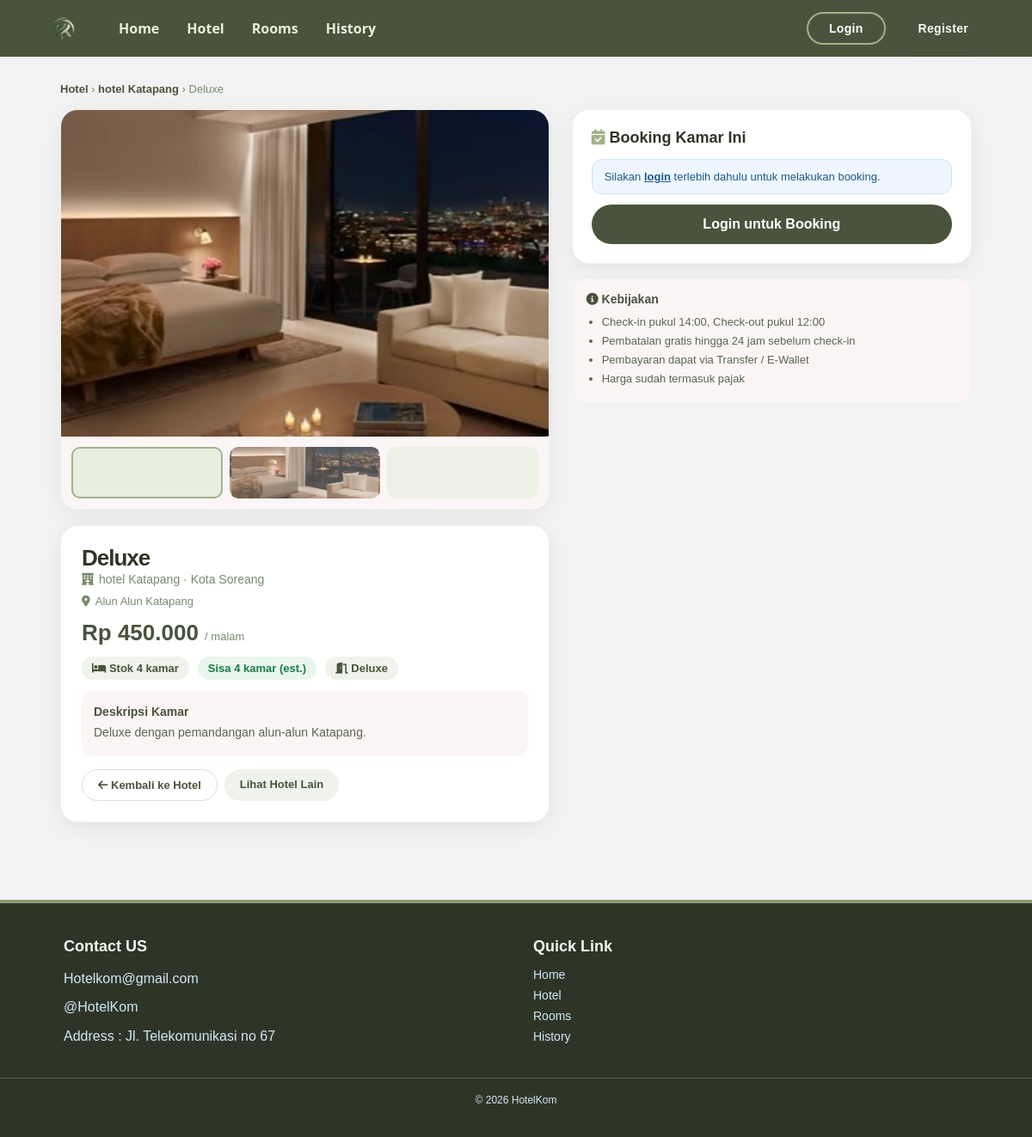
Page /room_detail.php?id=5 on the committed database.
### tables this page shows
CREATE TABLE `rooms` (
  `id_kamar` int(11) NOT NULL,
  `id_hotel` int(11) DEFAULT NULL,
  `tipe_kamar` varchar(50) NOT NULL,
  `harga_per_malam` decimal(10,2) NOT NULL,
  `stok_kamar` int(11) NOT NULL,
  `deskripsi_kamar` text DEFAULT NULL
);

CREATE TABLE `hotels` (
  `id_hotel` int(11) NOT NULL,
  `nama_hotel` varchar(100) NOT NULL,
  `alamat` text NOT NULL,
  `kota` varchar(50) NOT NULL,
  `deskripsi` text DEFAULT NULL
);

### room_detail.php (the view, shortened to what this page needs)
<?php
require_once 'config/koneksi.php';
$id_kamar = (int)$_GET['id'];
$stmt = mysqli_prepare($koneksi, "SELECT r.*, h.nama_hotel, h.kota, h.alamat
                                   FROM rooms r
                                   JOIN hotels h ON h.id_hotel = r.id_hotel
                                   WHERE r.id_kamar = ?");
mysqli_stmt_bind_param($stmt, "i", $id_kamar);
mysqli_stmt_execute($stmt);
$res = mysqli_stmt_get_result($stmt);
$room = mysqli_fetch_assoc($res);
function e($s){ return htmlspecialchars((string)$s, ENT_QUOTES,'UTF-8'); }
function rupiah($n){ return 'Rp '.number_format((float)$n,0,',','.'); }
$qCek = mysqli_prepare($koneksi, "SELECT COUNT(*) AS total FROM bookings WHERE id_kamar=? AND status_booking IN ('Pending','Confirmed')");
mysqli_stmt_bind_param($qCek, "i", $id_kamar);
mysqli_stmt_execute($qCek);
$cekRes = mysqli_stmt_get_result($qCek);
$cekRow = mysqli_fetch_assoc($cekRes);
$terpakai = (int)$cekRow['total'];
$sisa = (int)$room['stok_kamar'] - $terpakai;
$imgClass = 'superior';
$tipeLower = strtolower($room['tipe_kamar']);
if (strpos($tipeLower,'deluxe')!==false) $imgClass='deluxe';
include 'includes/header.php';
include 'includes/navbar.php';
?>
<div class="room-detail-wrap">
    <div class="breadcrumb">
        <a href="hotels.php">Hotel</a> &rsaquo;
        <a href="hotel_detail.php?id=<?php echo (int)$room['id_hotel']; ?>"><?php echo e($room['nama_hotel']); ?></a> &rsaquo;
        <span><?php echo e($room['tipe_kamar']); ?></span>
    </div>
    <div class="detail-grid">
        <div>
            <div class="room-gallery">
                <div class="room-gallery-img <?php echo $imgClass; ?>"></div>
                <div class="room-gallery-thumbs">
                    <span class="active" style="background-image:url('assets/images/superior.jpe')"></span>
                    <span style="background-image:url('assets/images/deluxe.jpeg')"></span>
                    <span style="background-image:url('assets/images/suite.jpe')"></span>
                </div>
            </div>
            <div class="room-info" style="margin-top:18px;">
                <h1><?php echo e($room['tipe_kamar']); ?></h1>
                <div class="hotel-name"><i class="fa-solid fa-hotel"></i> <?php echo e($room['nama_hotel']); ?> &middot; <?php echo e($room['kota']); ?></div>
                <div class="hotel-name" style="font-size:13px;"><i class="fa-solid fa-location-dot"></i> <?php echo e($room['alamat']); ?></div>
                <div class="room-price-big"><?php echo rupiah($room['harga_per_malam']); ?> <small>/ malam</small></div>
                <div class="room-meta-row">
                    <span class="meta-hotel"><i class="fa-solid fa-bed"></i> Stok <?php echo (int)$room['stok_kamar']; ?> kamar</span>
                    <span class="meta-stok <?php echo $sisa<=0?'habis':''; ?>">
                        <?php echo $sisa<=0 ? 'Stok Habis' : 'Sisa '.$sisa.' kamar (est.)'; ?>
                    </span>
                    <span class="meta-hotel"><i class="fa-solid fa-door-open"></i> <?php echo e($room['tipe_kamar']); ?></span>
                </div>
                <div class="room-desc-box">
                    <strong style="color:#4A533C;">Deskripsi Kamar</strong><br>
                    <?php echo $room['deskripsi_kamar'] ? nl2br(e($room['deskripsi_kamar'])) : 'Kamar nyaman dengan fasilitas lengkap, cocok untuk liburan maupun perjalanan bisnis. Dilengkapi AC, WiFi, dan layanan kebersihan harian.'; ?>
                </div>
                <div style="margin-top:16px; display:flex; gap:8px;">
                    <a href="hotel_detail.php?id=<?php echo (int)$room['id_hotel']; ?>" style="padding:10px 18px; background:#fff; border:1px solid #d9e2d0; border-radius:999px; text-decoration:none; color:#4A533C; font-weight:600; font-size:13px;"><i class="fa-solid fa-arrow-left"></i> Kembali ke Hotel</a>
                    <a href="hotels.php" style="padding:10px 18px; background:#f0f3eb; border-radius:999px; text-decoration:none; color:#4A533C; font-weight:600; font-size:13px;">Lihat Hotel Lain</a>
                </div>
            </div>
        </div>
        <div>
            <div class="booking-card">
                <h3><i class="fa-solid fa-calendar-check" style="color:#A3B18A;"></i> Booking Kamar Ini</h3>
                <?php if ($sisa <= 0): ?>
                    <div class="alert alert-warn">Maaf, stok kamar untuk tipe ini sedang habis. Silakan pilih tipe lain.</div>
                    <button class="btn-book-now" disabled>Stok Habis</button>
                <?php elseif (!isset($_SESSION['id_user'])): ?>
                    <div class="alert alert-info">Silakan <a href="login.php" style="color:#1a5a8a;font-weight:700;">login</a> terlebih dahulu untuk melakukan booking.</div>
                    <a href="login.php" style="display:block;text-align:center;padding:14px;background:#4A533C;color:#fff;border-radius:999px;text-decoration:none;font-weight:700;">Login untuk Booking</a>
                <?php endif; ?>
            </div>
            <div style="background:#fbf5f5;border:1px solid #eef1eb;border-radius:16px;padding:16px;margin-top:16px;">
                <h4 style="margin:0 0 8px;color:#4A533C;font-size:14px;"><i class="fa-solid fa-circle-info"></i> Kebijakan</h4>
                <ul style="margin:0;padding-left:18px;color:#5a6650;font-size:13px;line-height:1.7;">
                    <li>Check-in pukul 14:00, Check-out pukul 12:00</li>
                    <li>Pembatalan gratis hingga 24 jam sebelum check-in</li>
                    <li>Pembayaran dapat via Transfer / E-Wallet</li>
                    <li>Harga sudah termasuk pajak</li>
                </ul>
            </div>
        </div>
    </div>
</div>
<?php include 'includes/footer.php'; ?>

### assets/css/style.css (style rules this page uses)
:root { --first-color: hsl(82, 60%, 28%); --title-color: hsl(0, 0%, 15%); --text-color: hsl(0, 0%, 35%); --body-color: hsl(0, 0%, 95%); --container-color: hsl(0, 0%, 100%); --body-font: "Poppins", sans-serif; --h2-font-size: 1.25rem; --small-font-size: .813rem; }
body { margin: 0; }
h1 { font-size: 60px; line-height: 100%; font-weight: 800; letter-spacing: -1px; margin: 16px 0; background: linear-gradient(90deg, #4A533C 7%, #A3B18A 90%); background-clip: text; color: transparent; }
@media screen and (min-width: 1120px) { :root { --h2-font-size: 1.5rem; --small-font-size: .875rem; } }
* { box-sizing: border-box; padding: 0; margin: 0; }
body { font-family: var(--body-font); background-color: var(--body-color); color: var(--text-color); }
::placeholder { font-weight: 500; color: #888; }

### room_detail.php (style rules this page uses)
.room-detail-wrap { max-width:1100px; margin:30px auto; padding:0 20px 60px; }
.breadcrumb { font-size:13px; color:#7a8a6e; margin-bottom:16px; }
.breadcrumb a { color:#4A533C; text-decoration:none; font-weight:600; }
.detail-grid { display:grid; grid-template-columns:1.1fr .9fr; gap:26px; }
.room-gallery { background:#fff; border-radius:20px; overflow:hidden; box-shadow:0 6px 24px rgba(0,0,0,.06); border:1px solid #eef1eb; }
.room-gallery-img { height:380px; background:#e9efe0 center/cover no-repeat; }
.room-gallery-img.deluxe { background-image:url('assets/images/deluxe.jpeg'); }
.room-gallery-thumbs { display:flex; gap:8px; padding:12px; background:#fbf5f5; }
.room-gallery-thumbs span { flex:1; height:60px; border-radius:10px; background:#e9efe0 center/cover; opacity:.7; border:2px solid transparent; }
.room-gallery-thumbs span.active { opacity:1; border-color:#A3B18A; }
.room-info { background:#fff; border-radius:20px; padding:24px; box-shadow:0 6px 24px rgba(0,0,0,.06); border:1px solid #eef1eb; }
.room-info h1 { font-size:26px; color:#2F3526; margin:0 0 4px; background:none; -webkit-text-fill-color:#2F3526; }
.room-info .hotel-name { color:#7a8a6e; font-size:14px; margin-bottom:10px; display:flex; gap:6px; align-items:center; }
.room-price-big { font-size:26px; font-weight:800; color:#4A533C; margin:14px 0 4px; }
.room-price-big small { font-size:13px; font-weight:400; color:#7a8a6e; }
.room-meta-row { display:flex; gap:10px; flex-wrap:wrap; margin:12px 0; }
.room-meta-row span { padding:6px 12px; border-radius:999px; font-size:13px; font-weight:600; }
.meta-stok { background:#e8f6ee; color:#1f7a45; }
.meta-hotel { background:#f0f3eb; color:#4A533C; }
.room-desc-box { background:#fbf5f5; border-radius:12px; padding:14px; color:#5a6650; font-size:14px; line-height:1.7; margin-top:12px; }
.booking-card { background:#fff; border-radius:20px; padding:22px; box-shadow:0 6px 24px rgba(0,0,0,.06); border:1px solid #eef1eb; position:sticky; top:20px; }
.booking-card h3 { margin:0 0 14px; font-size:18px; color:#2F3526; }
.alert { padding:12px 14px; border-radius:12px; font-size:13px; margin-bottom:12px; }
.alert-info { background:#eef6ff; color:#1a5a8a; border:1px solid #cfe2ff; }

### rows in the picture
rooms: id_hotel.nama_hotel "hotel Katapang", tipe_kamar "Deluxe", id_hotel.kota "Kota Soreang", id_hotel.alamat "Alun Alun Katapang", harga_per_malam "Rp 450.000", stok_kamar "4", deskripsi_kamar "Deluxe dengan pemandangan alun-alun Katapang."
